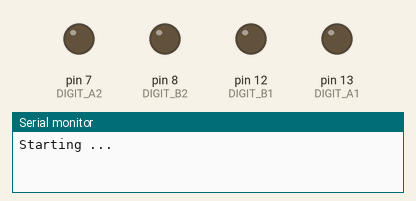
The sketch below on a simulated Arduino Uno, built with avr-gcc and run on an emulated ATmega328P. Shown: output pins drawn as LEDs (lit = HIGH), the last lines printed to the serial monitor.

Above: at 0.1 s.
At 5.1 s:
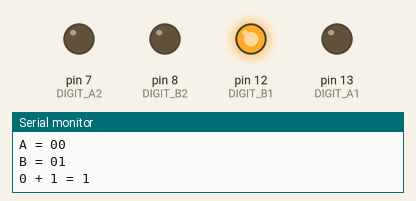
At 9.1 s:
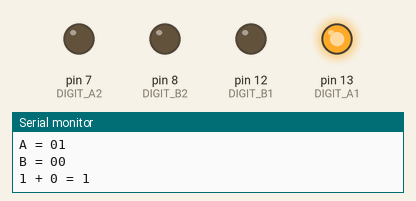
At 17.1 s:
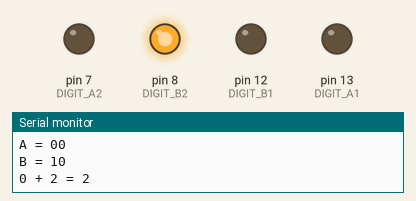
At 25.1 s:
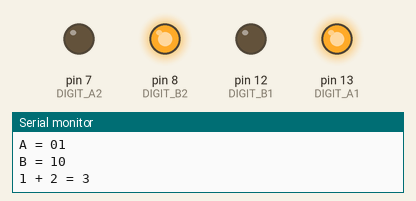
At 37.1 s:
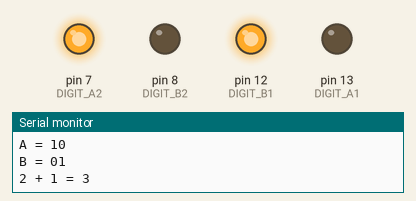
Timing chart, 0 to 38.6 s (numbered marks = the images above):
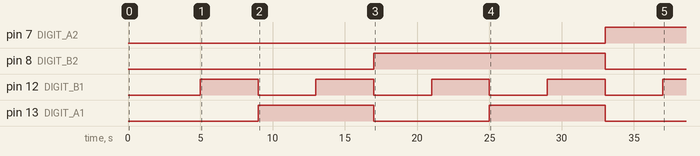

Measured:
- by itself, pin 7 (DIGIT_A2): LOW → HIGH at 33.0 s
- by itself, pin 8 (DIGIT_B2): LOW → HIGH at 17.0 s, → LOW 16.0 s later
- by itself, pin 12 (DIGIT_B1): alternates HIGH for 4.0 s and LOW for 4.0 s
- by itself, pin 13 (DIGIT_A1): alternates HIGH for 8.0 s and LOW for 8.0 s

The sketch:

2-bit-Full-Adder.ino
```cpp
// Created on: Jan 2024
// Created by: Emmanuel
// Created for: This is the code for a 2-bit adder

const int DIGIT_A1 = 13;
const int DIGIT_B1 = 12;
const int DIGIT_A2 = 7;
const int DIGIT_B2 = 8;

void setup()
{
  // setup serial output
  Serial.begin(9600);
  // set pin mode to output
  pinMode(DIGIT_A1, OUTPUT);
  pinMode(DIGIT_B1, OUTPUT);
  pinMode(DIGIT_A2, OUTPUT);
  pinMode(DIGIT_B2, OUTPUT);

  // set all pins to "0)
  digitalWrite(DIGIT_A1, 0); //LOW and HIGH just reference 0 & 1
  digitalWrite(DIGIT_B1, 0);
  digitalWrite(DIGIT_A2, 0);
  digitalWrite(DIGIT_B2, 0);

  // loop over the inputs
  Serial.print("Starting ... \n\n");
  delay(1000); // Wait for 1000 millisecond(s)

  for (int twosA = 0; twosA <= 1; ++twosA) {
    digitalWrite(DIGIT_A2, twosA);
    for (int twosB = 0; twosB <= 1; ++twosB) {
      digitalWrite(DIGIT_B2, twosB);
      for (int onesA = 0; onesA <= 1; ++onesA) {
      digitalWrite(DIGIT_A1, onesA);
        for (int onesB = 0; onesB <= 1; ++onesB) {
          digitalWrite(DIGIT_B1, onesB);
          Serial.print("A = " + String(twosA) + String(onesA) + "\n");
          Serial.print("B = " + String(twosB) + String(onesB) + "\n");
          Serial.print(String
          (onesA + (2 * twosA))
          + " + "
          + String(onesB + (2 * twosB))
          + " = "
          + String((onesA + (2 * twosA)) + (onesB + (2 * twosB))) + "\n\n");
          delay(4000);
        }
      }
    }
  }
}
void loop() {
  // Done
  Serial.print("\nDone. \n");
  delay(100000000); // Wait for 10000 millisecond(s)
}
```
